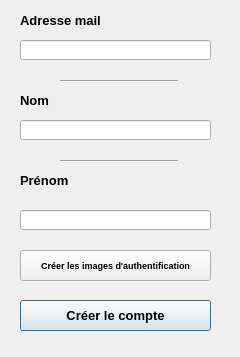
<?xml version="1.0" encoding="UTF-8"?>
<ui version="4.0">
 <class>FormSignInWindows</class>
 <widget class="QDialog" name="FormSignInWindows">
  <property name="geometry">
   <rect>
    <x>0</x>
    <y>0</y>
    <width>240</width>
    <height>357</height>
   </rect>
  </property>
  <property name="windowTitle">
   <string>Inscription - VISIOFACE</string>
  </property>
  <widget class="QPushButton" name="btnCreate">
   <property name="enabled">
    <bool>true</bool>
   </property>
   <property name="geometry">
    <rect>
     <x>20</x>
     <y>300</y>
     <width>191</width>
     <height>31</height>
    </rect>
   </property>
   <property name="font">
    <font>
     <pointsize>10</pointsize>
     <weight>75</weight>
     <bold>true</bold>
    </font>
   </property>
   <property name="text">
    <string>Créer le compte</string>
   </property>
  </widget>
  <widget class="QLabel" name="label">
   <property name="geometry">
    <rect>
     <x>20</x>
     <y>10</y>
     <width>181</width>
     <height>21</height>
    </rect>
   </property>
   <property name="font">
    <font>
     <pointsize>10</pointsize>
     <weight>75</weight>
     <bold>true</bold>
    </font>
   </property>
   <property name="text">
    <string>Adresse mail</string>
   </property>
  </widget>
  <widget class="QLabel" name="label_2">
   <property name="geometry">
    <rect>
     <x>20</x>
     <y>90</y>
     <width>181</width>
     <height>21</height>
    </rect>
   </property>
   <property name="font">
    <font>
     <pointsize>10</pointsize>
     <weight>75</weight>
     <bold>true</bold>
    </font>
   </property>
   <property name="text">
    <string>Nom</string>
   </property>
  </widget>
  <widget class="QLabel" name="label_3">
   <property name="geometry">
    <rect>
     <x>20</x>
     <y>170</y>
     <width>181</width>
     <height>21</height>
    </rect>
   </property>
   <property name="font">
    <font>
     <pointsize>10</pointsize>
     <weight>75</weight>
     <bold>true</bold>
    </font>
   </property>
   <property name="text">
    <string>Prénom</string>
   </property>
  </widget>
  <widget class="QPushButton" name="btnCreerImg">
   <property name="geometry">
    <rect>
     <x>20</x>
     <y>250</y>
     <width>191</width>
     <height>31</height>
    </rect>
   </property>
   <property name="font">
    <font>
     <pointsize>7</pointsize>
     <weight>75</weight>
     <bold>true</bold>
    </font>
   </property>
   <property name="text">
    <string>Créer les images d'authentification</string>
   </property>
  </widget>
  <widget class="QLineEdit" name="liedMail">
   <property name="geometry">
    <rect>
     <x>20</x>
     <y>40</y>
     <width>191</width>
     <height>20</height>
    </rect>
   </property>
  </widget>
  <widget class="QLineEdit" name="liedNom">
   <property name="geometry">
    <rect>
     <x>20</x>
     <y>120</y>
     <width>191</width>
     <height>20</height>
    </rect>
   </property>
  </widget>
  <widget class="Line" name="line">
   <property name="geometry">
    <rect>
     <x>60</x>
     <y>160</y>
     <width>118</width>
     <height>3</height>
    </rect>
   </property>
   <property name="orientation">
    <enum>Qt::Horizontal</enum>
   </property>
  </widget>
  <widget class="Line" name="line_2">
   <property name="geometry">
    <rect>
     <x>60</x>
     <y>80</y>
     <width>118</width>
     <height>3</height>
    </rect>
   </property>
   <property name="orientation">
    <enum>Qt::Horizontal</enum>
   </property>
  </widget>
  <widget class="QLineEdit" name="liedPrenom">
   <property name="geometry">
    <rect>
     <x>20</x>
     <y>210</y>
     <width>191</width>
     <height>20</height>
    </rect>
   </property>
  </widget>
 </widget>
 <resources/>
 <connections/>
</ui>
